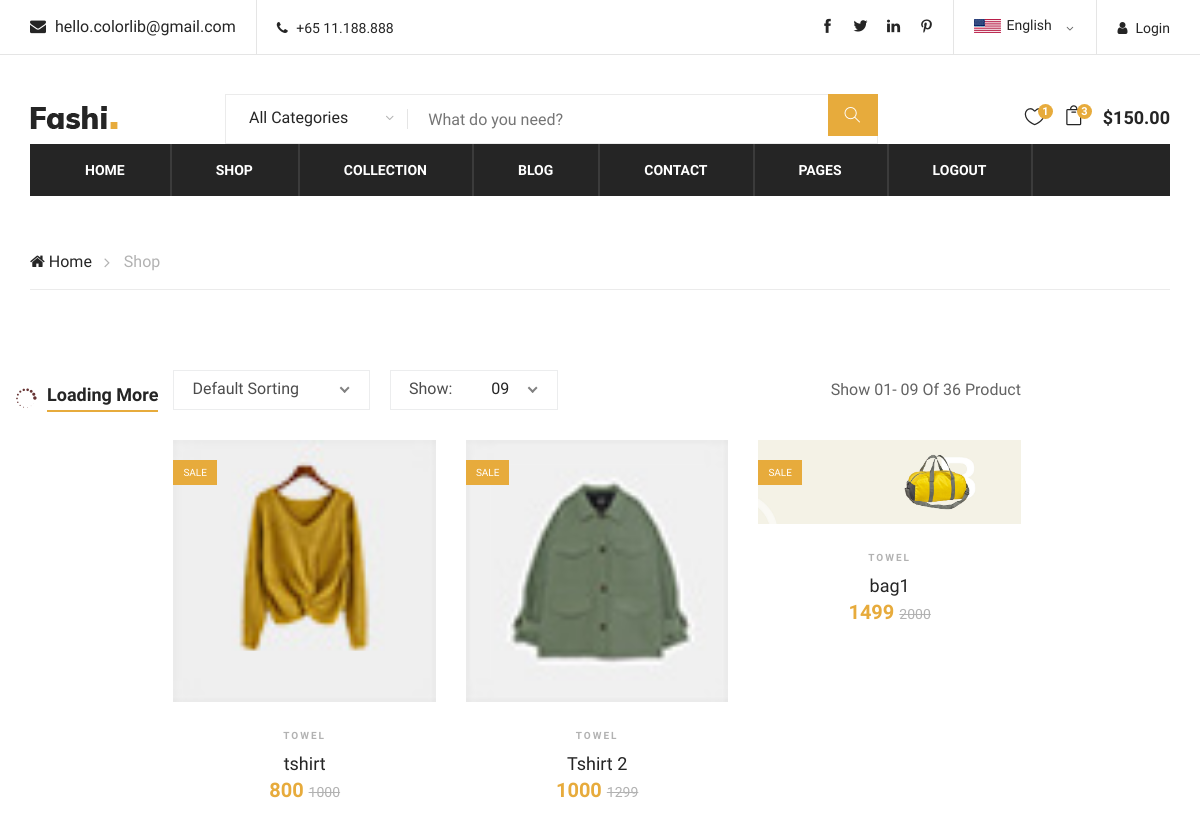
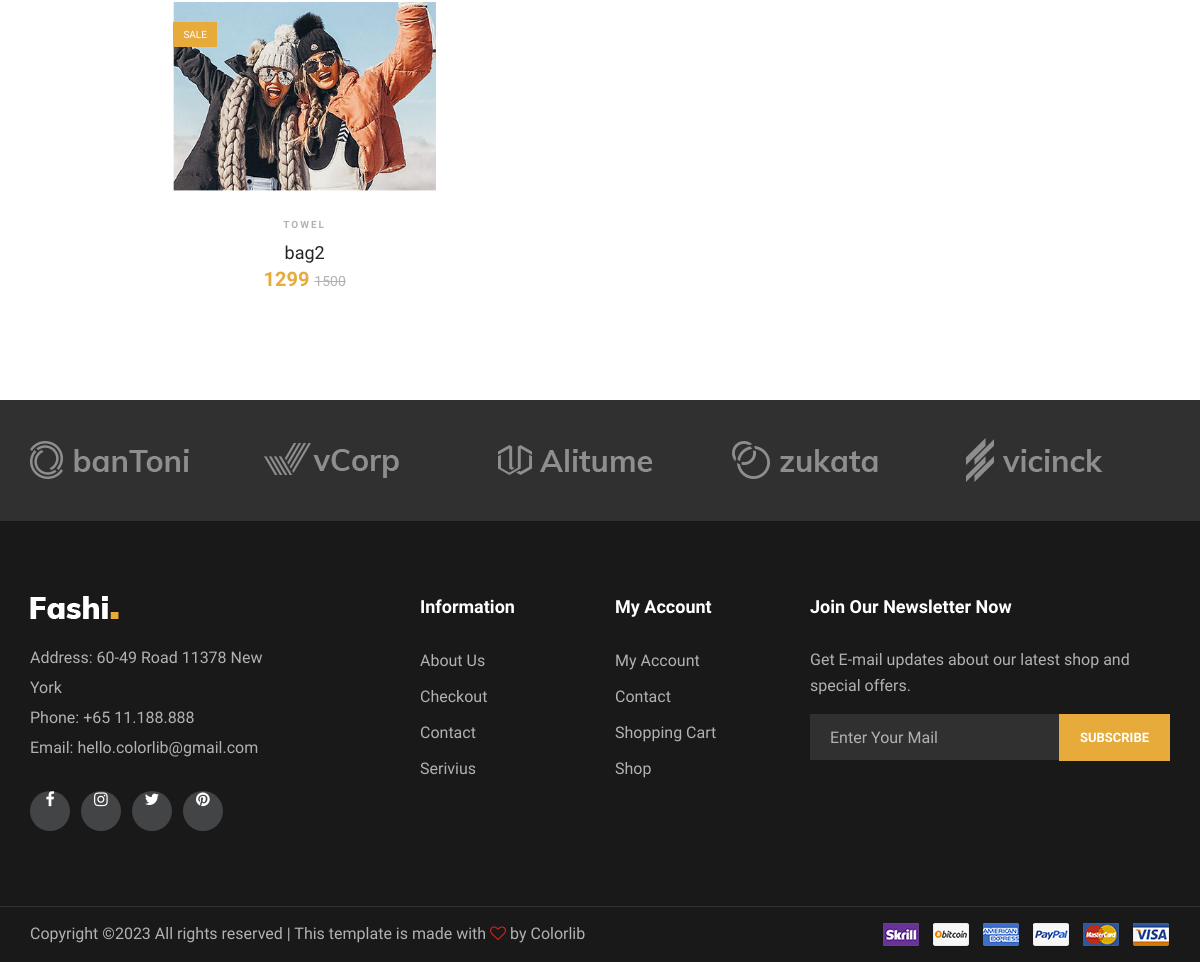
The page /shop (signed in) on the database its author committed (2 pictures, top to bottom).
### myapp/models.py (models this page shows, shortened)
class Add_product(models.Model):
    main_id = models.ForeignKey(main_category,on_delete=models.CASCADE)
    user_id = models.ForeignKey(user,on_delete=models.CASCADE)
    name = models.CharField(max_length=50)
    price = models.IntegerField()
    o_price = models.IntegerField()
    que = models.IntegerField()
    IMG = models.ImageField(upload_to = 'img')

### myapp/views.py (the view)
# urls.py: path('shop', views.shop, name='shop'),
def shop(request):
    uid = user.objects.get(email=request.session['email'])
    aid = Add_product.objects.all()
    context = {
        'aid' : aid,
        'uid' : uid
    }
    return render(request, 'myapp/shop.html',context)

### myapp/templates/myapp/shop.html (shortened to what this page needs)
{% load static %}
<html lang="zxx">
<head>
    <link rel="stylesheet" href="{% static 'myapp/css/bootstrap.min.css' %}" type="text/css">
    <link rel="stylesheet" href="{% static 'myapp/css/font-awesome.min.css' %}" type="text/css">
    <link rel="stylesheet" href="{% static 'myapp/css/themify-icons.css' %}" type="text/css">
    <link rel="stylesheet" href="{% static 'myapp/css/elegant-icons.css' %}" type="text/css">
    <link rel="stylesheet" href="{% static 'myapp/css/owl.carousel.min.css' %}" type="text/css">
    <link rel="stylesheet" href="{% static 'myapp/css/nice-select.css' %}" type="text/css">
    <link rel="stylesheet" href="{% static 'myapp/css/jquery-ui.min.css' %}" type="text/css">
    <link rel="stylesheet" href="{% static 'myapp/css/slicknav.min.css' %}" type="text/css">
    <link rel="stylesheet" href="{% static 'myapp/css/style.css' %}" type="text/css">
</head>
<body>
    <header class="header-section">
        <div class="header-top">
            <div class="container">
                <div class="ht-left">
                    <div class="mail-service">
                        <i class=" fa fa-envelope"></i>
                        hello.colorlib@gmail.com
                    </div>
                    <div class="phone-service">
                        <i class=" fa fa-phone"></i>
                        +65 11.188.888
                    </div>
                </div>
                <div class="ht-right">
                    <a href="#" class="login-panel"><i class="fa fa-user"></i>Login</a>
                    <div class="lan-selector">
                    </div>
                    <div class="top-social">
                        <a href="#"><i class="ti-facebook"></i></a>
                        <a href="#"><i class="ti-twitter-alt"></i></a>
                        <a href="#"><i class="ti-linkedin"></i></a>
                        <a href="#"><i class="ti-pinterest"></i></a>
                    </div>
                </div>
            </div>
        </div>
        <div class="container">
            <div class="inner-header">
                <div class="row">
                    <div class="col-lg-2 col-md-2">
                        <div class="logo">
                            <a href="./index.html">
                                <img src="{% static 'myapp/img/logo.png' %}" alt="">
                            </a>
                        </div>
                    </div>
                     <div class="col-lg-7 col-md-7">
                        <div class="advanced-search">
                            <button type="button" class="category-btn">All Categories</button>
                            <form action="#" class="input-group">
                                <input type="text" placeholder="What do you need?">
                                <button type="button"><i class="ti-search"></i></button>
                            </form>
                         </div>
                    </div>
                    <div class="col-lg-3 text-right col-md-3">
                        <ul class="nav-right">
                            <li class="heart-icon"><a href="#">
                                    <i class="icon_heart_alt"></i>
                                    <span>1</span>
                                </a>
                            </li>
                            <li class="cart-icon"><a href="#">
                                    <i class="icon_bag_alt"></i>
                                    <span>3</span>
                                </a>
                            </li>
                            <li class="cart-price">$150.00</li>
                        </ul>
            </div>
        </div>
        <div class="nav-item">
            <div class="container">
                <nav class="nav-menu mobile-menu">
                    <ul>
                        <li><a href="{% url 'index' %}">Home</a></li>
                        <li><a href="{% url 'shop' %}">Shop</a></li>
                        <li><a href="#">Collection</a>
                        </li>
                        <li><a href="{% url 'blog' %}">Blog</a></li>
                        <li><a href="{% url 'contact' %}">Contact</a></li>
                        <li><a href="#">Pages</a>
                        </li>
                        <li><a href="{% url 'logout' %}">Logout</a></li>
                    </ul>
                </nav>
            </div>
        </div>
    </header>
    <div class="breacrumb-section">
        <div class="container">
            <div class="row">
                <div class="col-lg-12">
                    <div class="breadcrumb-text">
                        <a href="#"><i class="fa fa-home"></i> Home</a>
                        <span>Shop</span>
                    </div>
                </div>
            </div>
        </div>
    </div>
    <section class="product-shop spad">
        <div class="container">
            <div class="row">
                <div class="col-lg-9 order-1 order-lg-2">
                    <div class="product-show-option">
                        <div class="row">
                            <div class="col-lg-7 col-md-7">
                                <div class="select-option">
                                </div>
                            </div>
                            <div class="col-lg-5 col-md-5 text-right">
                                <p>Show 01- 09 Of 36 Product</p>
                            </div>
                        </div>
                    </div>
                    <div class="product-list">
                        <div class="row">
                        {% for i in aid %}
                            <div class="col-lg-4 col-sm-6">
                                <div class="product-item">
                                    <div class="pi-pic">
                                        <img src="{{i.IMG.url}}" alt="">
                                        <div class="sale pp-sale">Sale</div>
                                    </div>
                                    <div class="pi-text">
                                        <div class="catagory-name">Towel</div>
                                        <a href="#">
                                            <h5>{{i.name}}</h5>
                                        </a>
                                        <div class="product-price">
                                            {{i.price}}
                                            <span>{{i.o_price}}</span>
                                        </div>
                                    </div>
                                </div>
                            </div>
                                {% endfor %}
                            </div>
                        </div>
                    </div>
                    <div class="loading-more">
                        <i class="icon_loading"></i>
                        <a href="#">
                            Loading More
                        </a>
                    </div>
                </div>
            </div>
    </section>
    <div class="partner-logo">
        <div class="container">
            <div class="logo-carousel owl-carousel">
                <div class="logo-item">
                    <div class="tablecell-inner">
                        <img src="{% static 'myapp/img/logo-carousel/logo-1.png' %}" alt="">
                    </div>
                </div>
                <div class="logo-item">
                    <div class="tablecell-inner">
                        <img src="{% static 'myapp/img/logo-carousel/logo-2.png' %}" alt="">
                    </div>
                </div>
                <div class="logo-item">
                    <div class="tablecell-inner">
                        <img src="{% static 'myapp/img/logo-carousel/logo-3.png' %}" alt="">
                    </div>
                </div>
                <div class="logo-item">
                    <div class="tablecell-inner">
                        <img src="{% static 'myapp/img/logo-carousel/logo-4.png' %}" alt="">
                    </div>
                </div>
                <div class="logo-item">
                    <div class="tablecell-inner">
                        <img src="{% static 'myapp/img/logo-carousel/logo-5.png' %}" alt="">
                    </div>
                </div>
            </div>
        </div>
    </div>
    <footer class="footer-section">
        <div class="container">
            <div class="row">
                <div class="col-lg-3">
                    <div class="footer-left">
                        <div class="footer-logo">
                            <a href="#"><img src="{% static 'myapp/img/footer-logo.png' %}" alt=""></a>
                        </div>
                        <ul>
                            <li>Address: 60-49 Road 11378 New York</li>
                            <li>Phone: +65 11.188.888</li>
                            <li>Email: hello.colorlib@gmail.com</li>
                        </ul>
                        <div class="footer-social">
                            <a href="#"><i class="fa fa-facebook"></i></a>
                            <a href="#"><i class="fa fa-instagram"></i></a>
                            <a href="#"><i class="fa fa-twitter"></i></a>
                            <a href="#"><i class="fa fa-pinterest"></i></a>
                        </div>
                    </div>
                </div>
                <div class="col-lg-2 offset-lg-1">
                    <div class="footer-widget">
                        <h5>Information</h5>
                        <ul>
                            <li><a href="#">About Us</a></li>
                            <li><a href="#">Checkout</a></li>
                            <li><a href="#">Contact</a></li>
                            <li><a href="#">Serivius</a></li>
                        </ul>
                    </div>
                </div>
                <div class="col-lg-2">
                    <div class="footer-widget">
                        <h5>My Account</h5>
                        <ul>
                            <li><a href="#">My Account</a></li>
                            <li><a href="#">Contact</a></li>
                            <li><a href="#">Shopping Cart</a></li>
                            <li><a href="#">Shop</a></li>
                        </ul>
                    </div>
                </div>
                <div class="col-lg-4">
                    <div class="newslatter-item">
                        <h5>Join Our Newsletter Now</h5>
                        <p>Get E-mail updates about our latest shop and special offers.</p>
                        <form action="#" class="subscribe-form">
                            <input type="text" placeholder="Enter Your Mail">
                            <button type="button">Subscribe</button>
                        </form>
                    </div>
                </div>
            </div>
        </div>
        <div class="copyright-reserved">
            <div class="container">
                <div class="row">
                    <div class="col-lg-12">
                        <div class="copyright-text">
Copyright &copy;<script>document.write(new Date().getFullYear());</script> All rights reserved | This template is made with <i class="fa fa-heart-o" aria-hidden="true"></i> by <a href="https://colorlib.com" target="_blank">Colorlib</a>
                        </div>
                        <div class="payment-pic">
                            <img src="{% static 'myapp/img/payment-method.png' %}" alt="">
                        </div>
                    </div>
                </div>
            </div>
        </div>
    </footer>
</body>
</html>

### rows shown on the page
Add_product: IMG (picture), name "tshirt", price "800", o_price "1000"
Add_product: IMG (picture), name "Tshirt 2", price "1000", o_price "1299"
Add_product: IMG (picture), name "bag1", price "1499", o_price "2000"
Add_product: IMG (picture), name "bag2", price "1299", o_price "1500"
